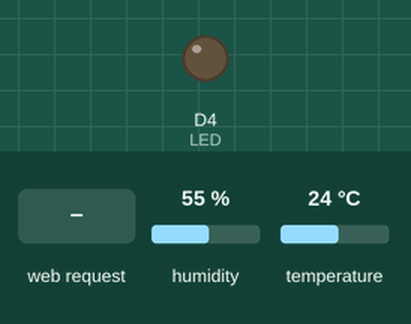
The sketch below on a simulated ESP8266 (NodeMCU). Shown: output pins drawn as LEDs (lit = HIGH). The test bench sets the inputs (shaded band); at power-on: humidity 55 %, temperature 24 °C. WiFi joins after 1.5 s; servers stay silent unless stated; what the sketch prints to the serial monitor is not drawn.

Above: at 2.7 s.
2.8 s: HTTP request GET /?LED=OFF received
At 3.7 s:
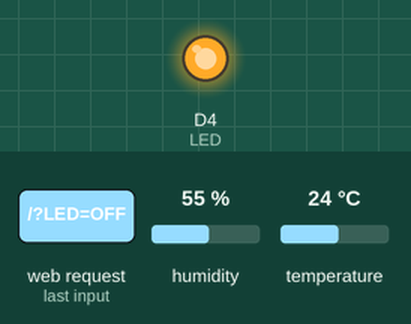
4.3 s: HTTP request GET /?LED=ON received
At 5.2 s:
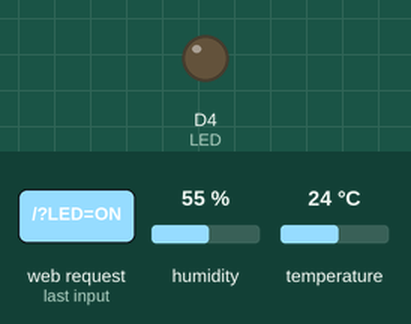
Timing chart, 0 to 7.3 s (numbered marks = the images above; inputs shaded):
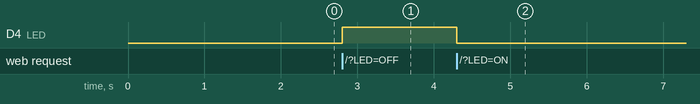

Measured:
- after the input at 2.8 s, D4 (LED): LOW → HIGH at once
- after the input at 4.3 s, D4 (LED): HIGH → LOW at once

The sketch:

Serveur_Web_DHT11_Graph_Relay.ino
```cpp
/*
 * This program is free software; you can redistribute it and/or
 * modify without any restriction
 *
 * This file create a web server based on ESP12 NodeMCU.
 * You can load a page and turn-on and turn off the internal LED
 * You can also turn-on and turn off the the D7 pin
 * A dynamic graphic is generated on page
 */

/*
 *   Libraries
 */
#include <ESP8266WiFi.h>
#include <ESP8266WebServer.h>
#include <ESP8266mDNS.h>

#include "DHT.h"
#include "circularRing.h"


#define PORT 80 //Default port
#define LED D4  //LED Pin

#define RELAY D7  //Relay Pin
#define REFRESH_PAGE_DELAY 5 //Timeout before refresh

#define DHTPIN D2         //Digital pin connected to the DHT sensor
#define DHTTYPE DHT11     //Use DHT22 or DHT21

/*
 *   Global variables
 */
const char* ssid     = "creafab_invite";          //SSID
const char* password = "MonTraficEstJournalise";  //Password

int current_index = 0;
float temperature = 20.0;
float humidity = 50.0;

/*
 *   Objects
 */
DHT dht(DHTPIN, DHTTYPE);

ESP8266WebServer server(PORT);


void setup() {

  pinMode(LED, OUTPUT);       //LED ouput
  digitalWrite(LED, LOW);     //Turn-on LED
  Serial.begin(115200);       //Baudrate
  WiFi.begin(ssid, password); //Connexion
  Serial.println("");         //New line

  while (WiFi.status() != WL_CONNECTED)
  {
    delay(500);
    Serial.println(">>> Network is not available...Retry...");
  }

  Serial.print(">>> Connected to ");
  Serial.println(ssid);
  Serial.print("with this IP address: ");
  Serial.println(WiFi.localIP());
  Serial.print("and this MAC address : ");
  Serial.println(WiFi.macAddress());

  if (MDNS.begin("esp8266")) //Multicast DNS
  {
    Serial.println(">>> Serveur MDNS : ON");
  }

  server.on("/", mainPage);           //Display main page
  server.onNotFound(notFoundPage);    //Display error page

  server.begin();                     //Starting server
  Serial.println(">>> Starting server");

}


void loop()
{
  server.handleClient(); //Clients handler
}


void mainPage()
{

  if(server.arg("LED")=="ON") //Reading 'LED' argument value
  {
      digitalWrite(LED, LOW); //Turn-on the LED
  }
  else if(server.arg("LED")=="OFF")
  {
     digitalWrite(LED, HIGH);   //Turn-off the LED
  }
   else if(server.arg("RELAY")=="ON")
  {
     digitalWrite(RELAY, LOW);   //Turn-on the relay
  }
   else if(server.arg("RELAY")=="OFF")
  {
     digitalWrite(RELAY, HIGH);   //Turn-off the relay
  }
  else {
    //Nothing
  }

 server.send(200, "text/html", getString()); //Sending main page


}

void notFoundPage()  //Bad URL handler
{
  server.send(404, "text/plain", "Page not found !\n\n");
}


String getString()   //Generate main page
{

  temperature = dht.readTemperature();
  humidity  = dht.readHumidity();

  updateRings(&current_index, NB_DATA_TEMP, temperature, humidity); //Update of rings

  String dataTemperatures = concatenateArray(temperatures, current_index);
  String dataHumidities = concatenateArray(humidities, current_index);
  String dataReferences = concatenateArray(references, current_index); //Array with all values set up to 0

  String dataTime ="[";
  for (int i=current_index;i>0;i--) {
    dataTime += "'"+String(i)+"',";
  }
  dataTime += "]";


  const String fullPageContent = "<html>\
  <head>\
    <title>CREPP Web Server</title>\
    <meta charset=\"utf-8\"/> \
    <meta http-equiv=\"refresh\" content=\""+String(REFRESH_PAGE_DELAY)+"\">\
    <link rel=\"stylesheet\" href=\"https://stackpath.bootstrapcdn.com/bootstrap/4.3.1/css/bootstrap.min.css\" integrity=\"sha384-ggOyR0iXCbMQv3Xipma34MD+dH/1fQ784/j6cY/iJTQUOhcWr7x9JvoRxT2MZw1T\" crossorigin=\"anonymous\">\
    <script src=\"https://cdnjs.cloudflare.com/ajax/libs/Chart.js/2.5.0/Chart.min.js\"></script>  \
    </head>\
  <body style=\"margin-left:5%;\">\
    <h1>Interface ESP12</h1><br>\
    <h3>LED control on <span class=\"badge badge-secondary\">D4</span>Pin </h3> <br>\
      <a href=\"/?LED=ON\"><button class=\"btn btn-success\">Turn-on</button></a>\
      <a href=\"/?LED=OFF\"><button class=\"btn btn-danger\">Turn-off</button></a><br><br>\
   <h3>Relay control on <span class=\"badge badge-secondary\">D7</span> Pin </h3><br>\
      <a href=\"/?RELAY=ON\"><button class=\"btn btn-success\">Turn-on</button></a>\
      <a href=\"/?RELAY=OFF\"><button class=\"btn btn-danger\">Turn-off</button></a><br><br>\
    <h3>Temperature and humidity measurements with DHT11 sensor on <span class=\"badge badge-secondary\">D2</span> pin</h3><br>\
      <br>\
      >>> <b>Temperature</b> : "+String(temperature)+" °C<br>\
      >>> <b>Humidity</b> : "+String(humidity)+"%\
      <div style='max-width:40%;'><canvas id=\"myChart\" width=\"600\" height=\"450\"></canvas></div> \
        <script> \
var ctx = document.getElementById('myChart'); \
var temperatures = "+dataTemperatures+";\
var references = "+dataReferences+";\
var humidities = "+dataHumidities+";\
var time = "+dataTime+";\
var myChart = new Chart(ctx, {type: 'line', data: { labels: time, datasets: [{ label: 'Temperature', data: temperatures, borderColor: 'blue',backgroundColor: '', fill: 0}, { label: 'Référence', data: references, borderColor: 'black',backgroundColor: '', fill: 1}, { label: 'Humidité', data: humidities, borderColor: 'green',backgroundColor: '', fill: 0}]}})</script>\
  </body>\
</html>";

  return fullPageContent;

}
```

circularRing.h
```cpp
#ifndef CIRCULAR_RING_H
#define CIRCULAR_RING_H
/*
 * Code for circular rings
 */
#define NB_DATA_TEMP 60 //Number of points in graphic


byte temperatures[NB_DATA_TEMP] = {0};
byte humidities[NB_DATA_TEMP] = {0};
byte references[NB_DATA_TEMP] = {0};


inline String concatenateArray(byte *array, int length) {

  String tmpString ="[";
  for (int i=0;i<length;i++) {
    tmpString += String(array[i])+",";
  }
  tmpString += "]";

  return tmpString;
}


inline bool pushArrayDataTemperature(int index, int value, int maxLength) {

  static bool firstWriting = false;

  if(!firstWriting && index==(maxLength-1))
  {
    temperatures[index] = value;
    firstWriting = true;
  }
  else {

    if(index==(maxLength-1))
    {
      for(int i=0;i<(maxLength-1);i++)
      {
        temperatures[i] = temperatures[i+1];
      }
      temperatures[maxLength-1] = value;
    }
    else {
      temperatures[index] = value;
    }
  }

  return false;

}


inline bool pushArrayDataHumidity(int index, int value, int maxLength) {

  static bool firstWriting = false;

  if(!firstWriting && index==(maxLength-1))
  {
    humidities[index] = value;
    firstWriting = true;
  }
  else {

    if(index==(maxLength-1))
    {
      for(int i=0;i<(maxLength-1);i++)
      {
        humidities[i] = humidities[i+1];
      }
      humidities[maxLength-1] = value;
    }
    else {
      humidities[index] = value;
    }
  }

  return false;

}

inline void updateRings(int *current_index, int maxIndex, float temperature, float humidity)

{
  if(*current_index<maxIndex) {
     pushArrayDataTemperature(*current_index, int(temperature), maxIndex);
     pushArrayDataHumidity(*current_index, int(humidity), maxIndex);
     (*current_index)++;
  }
  else {
    pushArrayDataTemperature(maxIndex-1, int(temperature), maxIndex);
    pushArrayDataHumidity(maxIndex-1, int(humidity), maxIndex);
    *current_index = maxIndex-1;
  }
}

#endif
```
